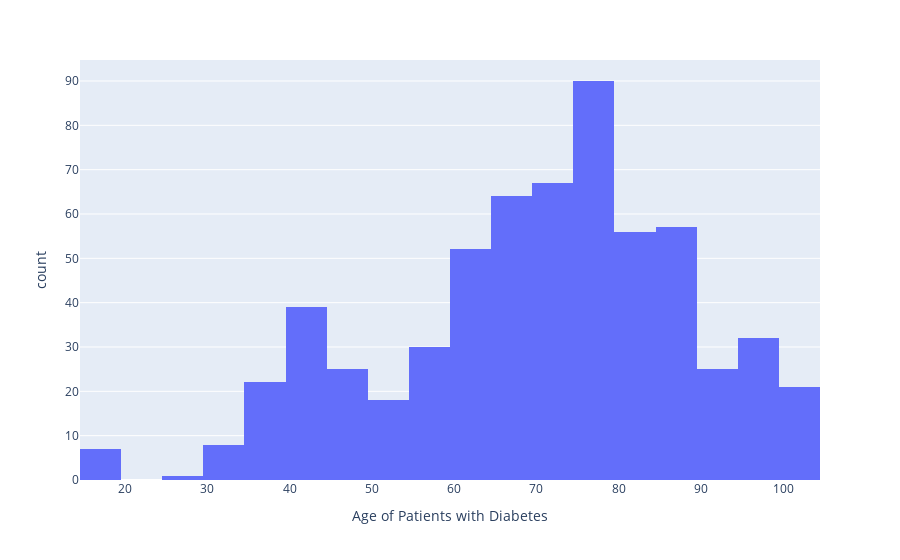
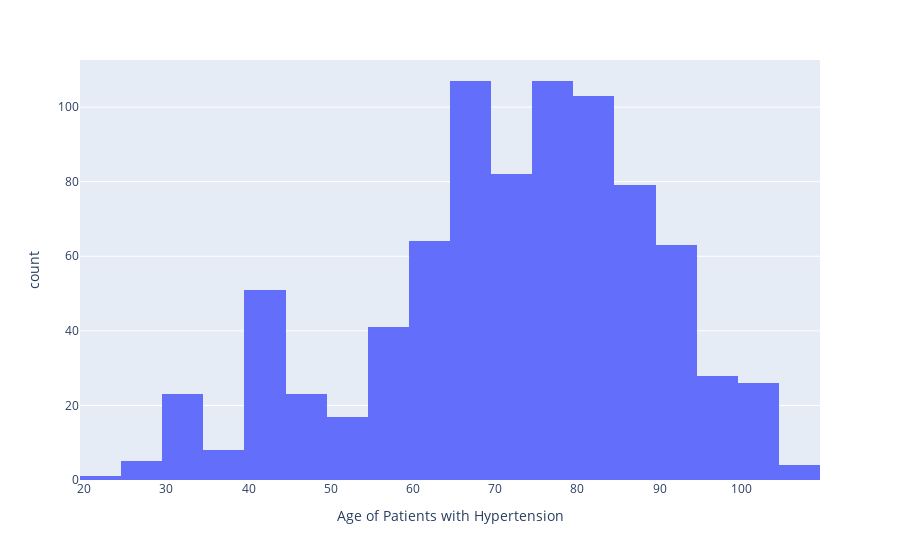

The code cell stored with these charts, in order, in its notebook:
### Code cell
# Plot a distribution of age from both of the dataframes.
f1 = px.histogram(Diabetes_df, x='age', labels={"age": 'Age of Patients with Diabetes'})
f1.show()

f2 = px.histogram(Hypertension_df, x='age', labels={"age": 'Age of Patients with Hypertension'})
f2.show()

### Figure 1 — Plotly figure (JSON) as saved in the notebook; plotly's stock layout.template omitted (floating-point values rounded to 4 significant figures; data arrays with more than 128 entries replaced by an {"elided": "..."} marker saying what was removed)
{"data": [{"alignmentgroup": "True", "bingroup": "x", "hovertemplate": "Age of Patients with Diabetes=%{x}<br>count=%{y}<extra></extra>", "legendgroup": "", "marker": {"color": "#636efa", "pattern": {"shape": ""}}, "name": "", "offsetgroup": "", "orientation": "v", "showlegend": false, "type": "histogram", "x": {"elided": "614 int values"}, "xaxis": "x", "yaxis": "y"}], "layout": {"barmode": "relative", "legend": {"tracegroupgap": 0}, "margin": {"t": 60}, "xaxis": {"anchor": "y", "domain": [0, 1], "title": {"text": "Age of Patients with Diabetes"}}, "yaxis": {"anchor": "x", "domain": [0, 1], "title": {"text": "count"}}}}

### Figure 2 — Plotly figure (JSON) as saved in the notebook; plotly's stock layout.template omitted (floating-point values rounded to 4 significant figures; data arrays with more than 128 entries replaced by an {"elided": "..."} marker saying what was removed)
{"data": [{"alignmentgroup": "True", "bingroup": "x", "hovertemplate": "Age of Patients with Hypertension=%{x}<br>count=%{y}<extra></extra>", "legendgroup": "", "marker": {"color": "#636efa", "pattern": {"shape": ""}}, "name": "", "offsetgroup": "", "orientation": "v", "showlegend": false, "type": "histogram", "x": {"elided": "832 int values"}, "xaxis": "x", "yaxis": "y"}], "layout": {"barmode": "relative", "legend": {"tracegroupgap": 0}, "margin": {"t": 60}, "xaxis": {"anchor": "y", "domain": [0, 1], "title": {"text": "Age of Patients with Hypertension"}}, "yaxis": {"anchor": "x", "domain": [0, 1], "title": {"text": "count"}}}}
